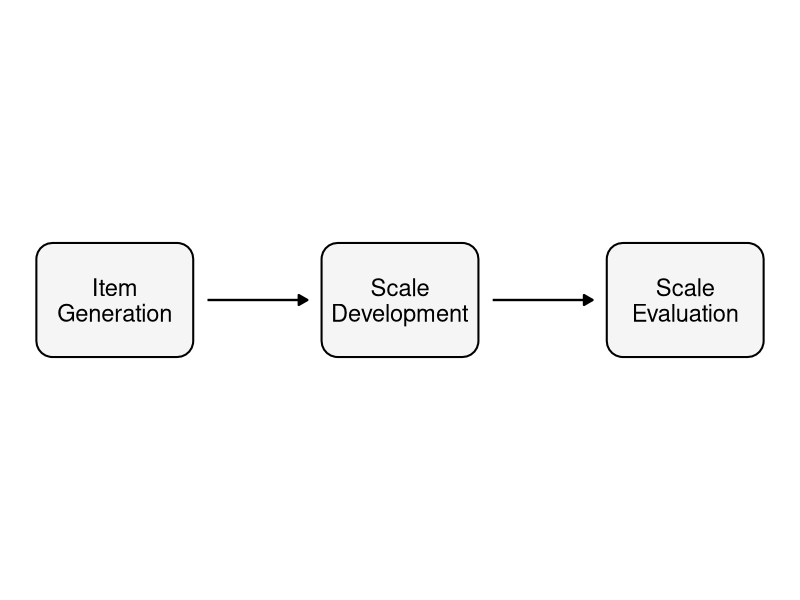
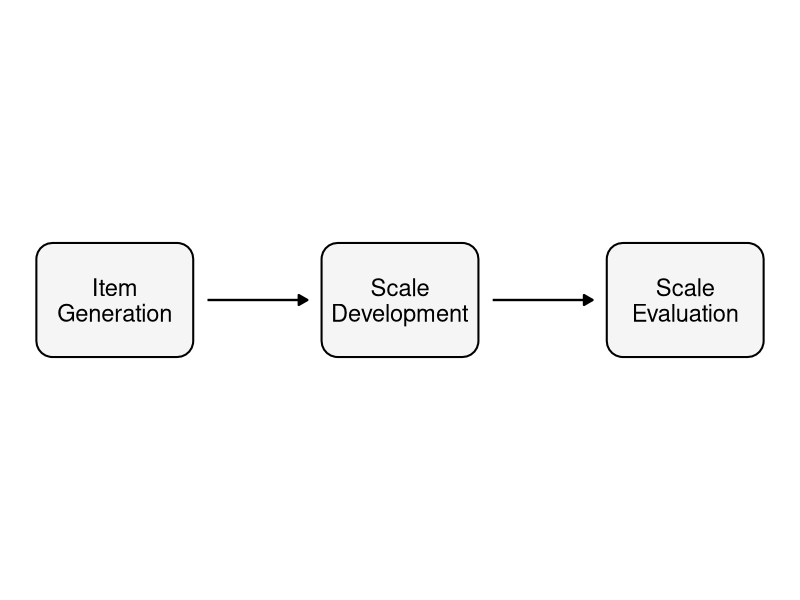

Write the R code that produced these figures, in order.
library(ggplot2)
library(ggforce)

stages <- data.frame(
  label = c("Item\nGeneration", "Scale\nDevelopment", "Scale\nEvaluation"),
  x = c(1, 3, 5),
  y = 0
)

# Build corner coordinates for each box
boxes <- do.call(rbind, lapply(1:nrow(stages), function(i) {
  cx <- stages$x[i]
  data.frame(
    x     = c(cx - 0.55, cx + 0.55, cx + 0.55, cx - 0.55),
    y     = c(-0.4, -0.4, 0.4, 0.4),
    group = i
  )
}))

arrows <- data.frame(
  x    = c(1.65, 3.65),
  xend = c(2.35, 4.35),
  y    = 0,
  yend = 0
)

ggplot() +
  geom_shape(
    data = boxes,
    aes(x = x, y = y, group = group),
    fill = "#F5F5F5", colour = "black", linewidth = 0.7,
    radius = unit(0.02, "npc")
  ) +
  geom_text(
    data = stages,
    aes(x = x, y = y, label = label),
    size = 6, lineheight = 0.9
  ) +
  geom_segment(
    data = arrows,
    aes(x = x, y = y, xend = xend, yend = yend),
    arrow = arrow(length = unit(0.25, "cm"), type = "closed"),
    linewidth = 0.8
  ) +
  coord_equal() +
  theme_void() +
  theme(plot.background = element_rect(fill = "white", colour = NA))

ggsave(
  "images/scale_stages.png",
  width = 8, height = 1.5, dpi = 150,
  bg = "white"
)
